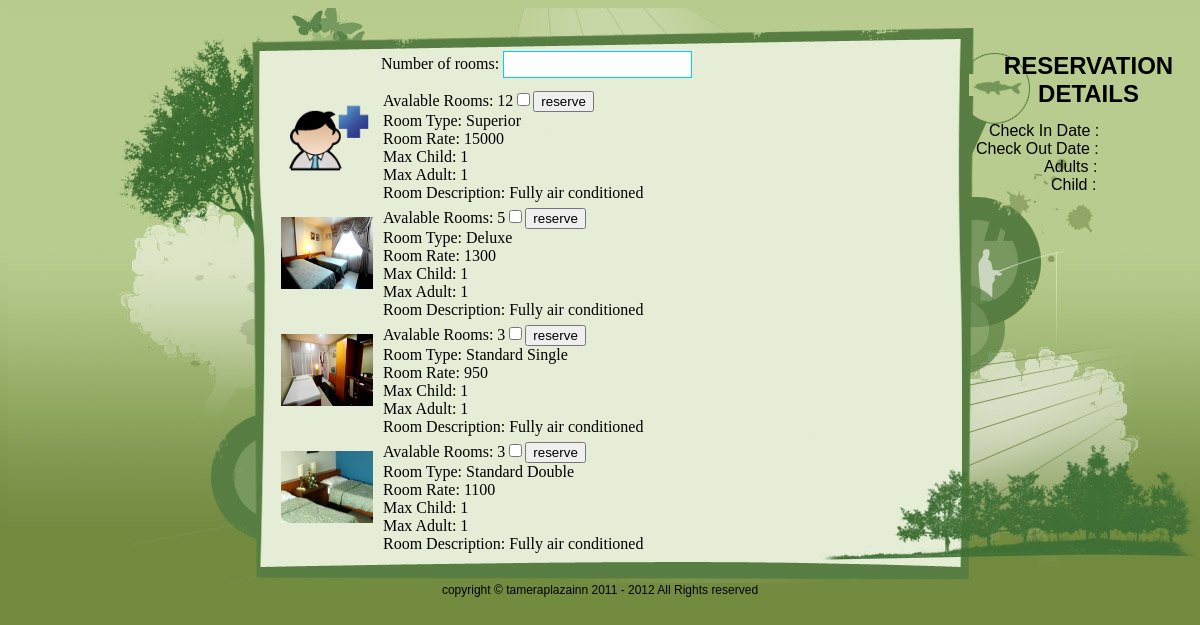
Screenshot of /selectroom.php with the database file from the repository.
### tables this page shows
CREATE TABLE IF NOT EXISTS `room` (
  `room_id` int(11) NOT NULL AUTO_INCREMENT,
  `type` varchar(30) NOT NULL,
  `rate` int(11) NOT NULL,
  `description` varchar(300) NOT NULL,
  `image` varchar(100) NOT NULL,
  `qty` int(11) NOT NULL,
  `max_adult` int(11) NOT NULL,
  `max_child` int(11) NOT NULL,
  PRIMARY KEY (`room_id`)
);

### selectroom.php (the view, shortened to what this page needs)
<!DOCTYPE html PUBLIC "-//W3C//DTD XHTML 1.0 Transitional//EN" "http://www.w3.org/TR/xhtml1/DTD/xhtml1-transitional.dtd">
<html xmlns="http://www.w3.org/1999/xhtml">
<head>
<link href="css/main.css" rel="stylesheet" type="text/css" />
<?php
	$arival = $_POST['start'];
	$departure = $_POST['end'];
	$adults = $_POST['adult'];
	$child = $_POST['child'];
?>
 <link href="src/facebox.css" media="screen" rel="stylesheet" type="text/css" />
</head>
<body>
<div class="mainwrapper">
  <div class="leftother">
    <div class="l"></div>
	<div class="r">
	<div class="right3">
  <form action="personnalinfo.php" method="post" onsubmit="return validateForm()" name="room">
  <label style="margin-left: 119px;">Number of rooms: </label><INPUT id="txtChar" onkeypress="return isNumberKey(event)" type="text" name="no_rooms" class="ed">
  <br />
  <br />
<?php
$result = mysql_query("SELECT * FROM room");
while($row = mysql_fetch_array($result))
  {
  $a=$row['room_id'];
  $query = mysql_query("SELECT sum(qty_reserve) FROM roominventory where arrival <= '$arival' and departure >= '$departure' and room_id='$a'");
while($rows = mysql_fetch_array($query))
  {
  $inogbuwin=$rows['sum(qty_reserve)'];
  }
  $angavil = $row['qty'] - $inogbuwin;
  echo '<div style="height: 117px;">';
	  echo '<div style="float: left; width: 100px; margin-left: 19px;">';
	  echo "<img width=92 height=72 alt='Unable to View' src='" . $row["image"] . "'>";
	  echo '</div>';
	  echo '<div style="float: right; width: 575px; margin-top: -10px;">';
	  echo '<span class="style5">'.'Avalable Rooms: '.$angavil.'</span>';
	  if ($angavil > 0){
					echo '<input name="roomid" type="checkbox" value="' .$row["room_id"]. '" />';
					echo '<input type="submit" name="Submit" value="reserve" onclick="setDifference(this.form);"/>';
					}
	  echo '<br>';
	  echo '<span class="style5">'.'Room Type: '.$row['type'].'</span><br>';
	  echo '<span class="style5">'.'Room Rate: '.$row['rate'].'</span><br>';
          echo '<span class="style5">'.'Max Child: '.$row['max_child'].'</span><br>';
	  echo '<span class="style5">'.'Max Adult: '.$row['max_adult'].'</span><br>';
	  echo '<span class="style5">'.'Room Description: '.$row['description'].'</span><br>';
	  echo '</div>';
  echo '</div>';
}
?>
</form>
  </div>
	</div>
  </div>
  <div class="rightother">
  <div class="reservation">
	  <div align="center" style="padding-top: 7px; font-size:24px;"><strong>RESERVATION  DETAILS</strong></div>
	<div style="margin-top: 14px;">
<label style="margin-left: 16px;">Check In Date : <?php echo $arival; ?></label><br />
<label style="margin-left: 3px;">Check Out Date : <?php echo $departure; ?></label><br />
<label style="margin-left: 71px;">Adults : <?php echo $adults; ?></label><br />
<label style="margin-left: 78px;">Child : <?php echo $child; ?></label><br />
      <BR />
  </div>
	</div>
  </div>
</div>
<div class="footer" style="text-align:center; font-family:Arial, Helvetica, sans-serif; font-size:12px;">copyright © tameraplazainn 2011 - 2012 All Rights reserved</div>
</body>
</html>

### css/main.css (style rules this page uses)
body { background-image:url(../newimages/mainbg.jpg); background-repeat:repeat-x; background-color:#738b3f; }
.reservation { font-family:Arial, Helvetica, sans-serif; width: 285px; height: 227px; margin-top: 37px; width: 231px; margin-left: 15px; }
.ed { border-style:solid; border-width:thin; border-color:#00CCFF; padding:5px; margin-bottom: 4px; }
.mainwrapper { width:1200px; height:575px; margin:0 auto; }
.rightother { width:250px; float:right; height:575px; background-image:url(../newimages/rightbg.png); background-repeat:no-repeat; }
.leftother { width:950px; float:left; height:575px; background-image:url(../newimages/leftbg.png); background-repeat:no-repeat; }
.l { float:left; width: 251px; height: 575px; text-align:right; font-family:Arial, Helvetica, sans-serif; }
.r { float:right; height: 575px; width: 698px; }
.right3 { float:right; width: 700px; height: 500px; margin-top: 51px; margin-top: 43px; width: 696px; }

### rows the page displays
room: image (picture), qty "12", type "Superior", rate "15000", max_child "1", max_adult "1", description "Fully air conditioned"
room: image (picture), qty "5", type "Deluxe", rate "1300", max_child "1", max_adult "1", description "Fully air conditioned"
room: image (picture), qty "3", type "Standard Single", rate "950", max_child "1", max_adult "1", description "Fully air conditioned"
room: image (picture), qty "3", type "Standard Double", rate "1100", max_child "1", max_adult "1", description "Fully air conditioned"
